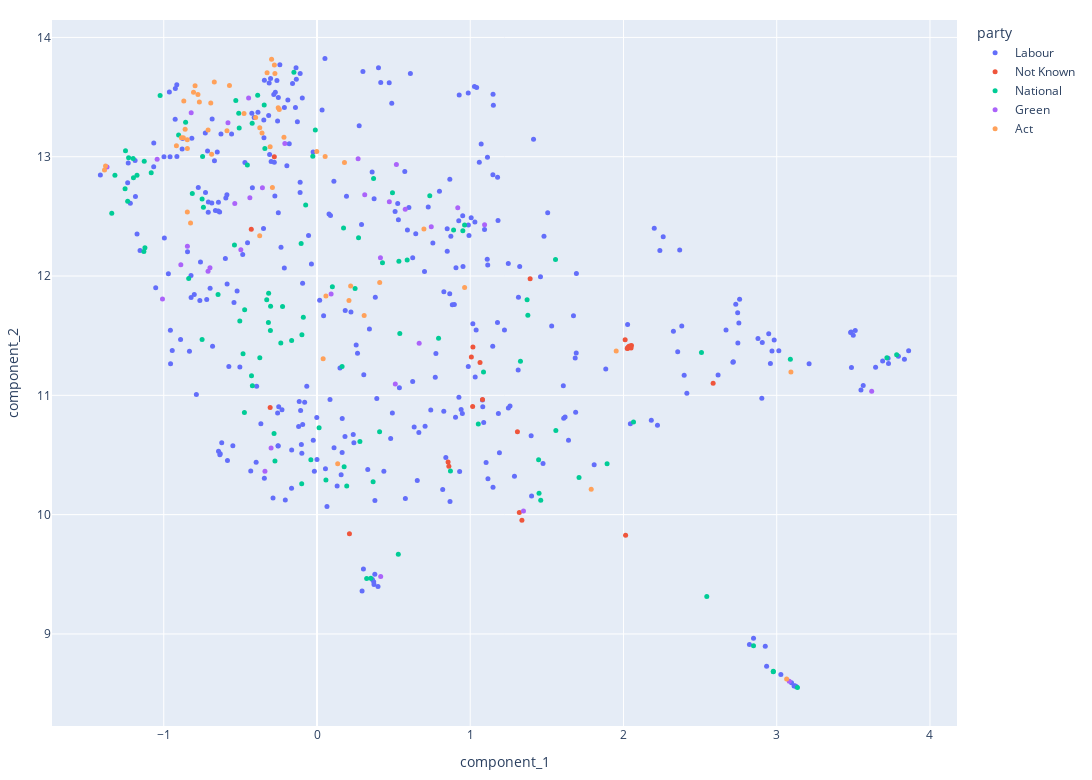

Source (notebook cell):
### Code cell
vis_components(umap_components, colour_col="party")
